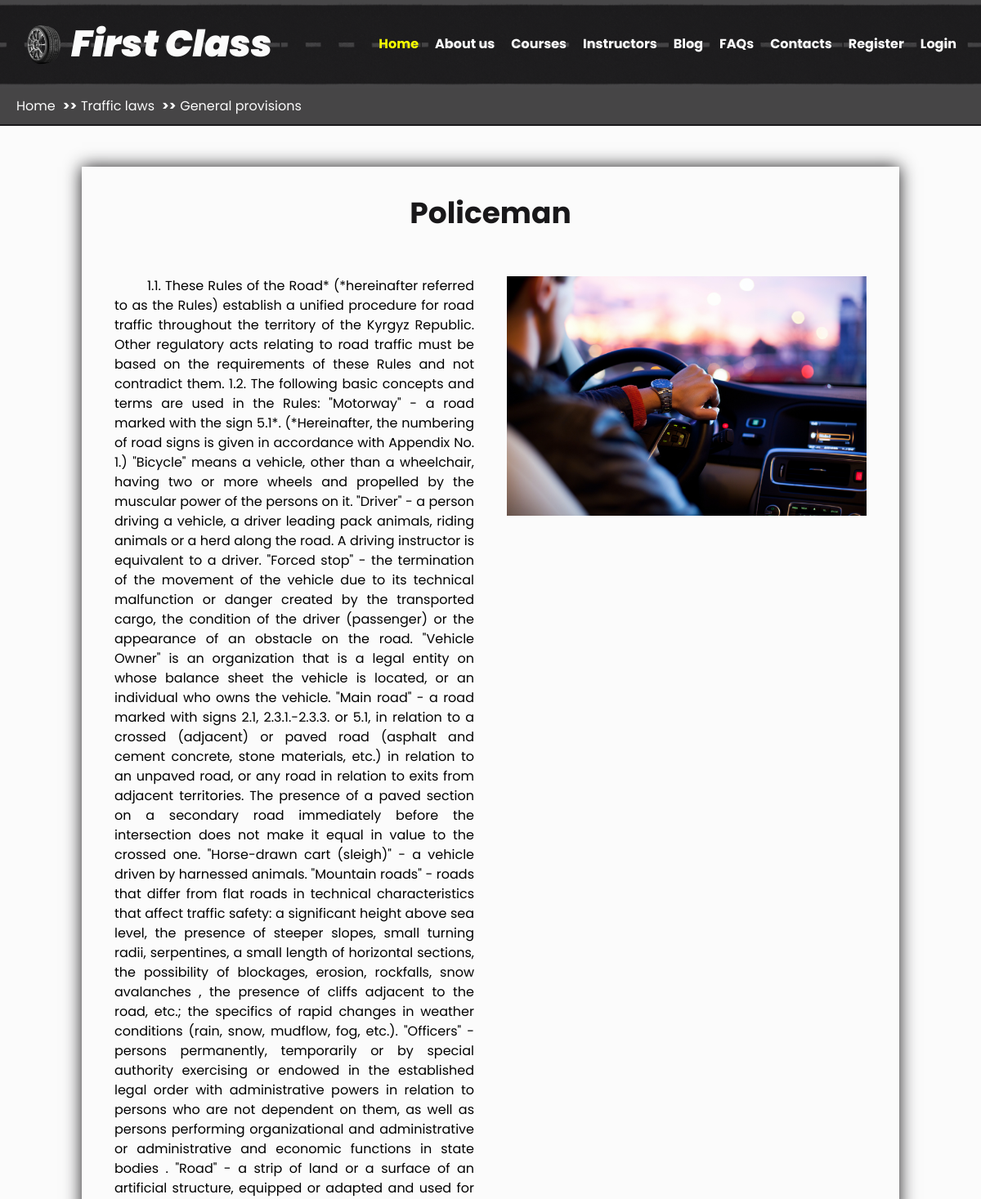
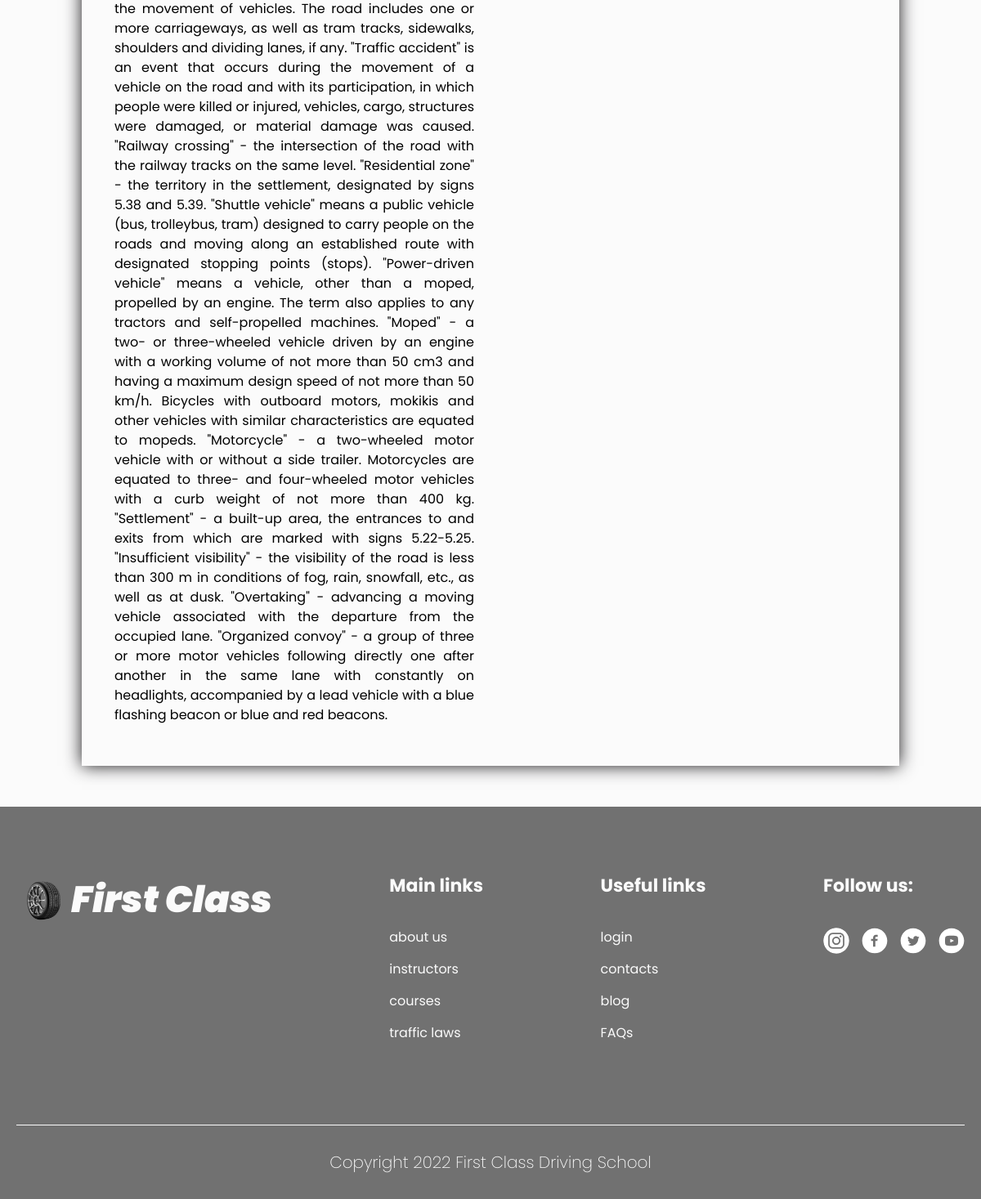
The page /traffic_laws/2/traffic_laws_info on the database its author committed (2 pictures, top to bottom).
### mainpage/models.py (models this page shows, shortened)
class Traffic_Rule(models.Model):
    image = models.ImageField(upload_to='')
    title = models.CharField(max_length=100)
    description = models.TextField()

### mainpage/views.py (the view)
# urls.py: path('traffic_laws/<int:id>/traffic_laws_info', views.Traffic_RulesDetailView.as_view(), name='traffic_laws_info'),
class Traffic_RulesDetailView(generic.DetailView):
    template_name = 'traffic_laws_info.html'
    def get_object(self, **kwargs):
        traffic_rule_id = self.kwargs.get('id')
        return get_object_or_404(models.Traffic_Rule, id=traffic_rule_id)

### templates/traffic_laws_info.html (shortened to what this page needs)
<!DOCTYPE html>
{% load static %}
<html lang="en">
<head>
    <link rel="stylesheet" href="{% static 'css/reset.css' %}">
    <link rel="stylesheet" href="{% static 'css/main.css' %}">
</head>
<body>
    <header class="header">
        <div class="header__top">
            <div class="container">
                <div class="header__top-inner">
                    <a href="{% url 'home' %}" class="header__logo logo">
                        First Class
                    </a>
                    <div class="header__menu menu">
                        <nav class="navbar">
                                <ul class="navbar__list">
                                    <li class="navbar__item">
                                        <a href="{% url 'home' %}" class="navbar__link active">Home</a>
                                    </li>
                                    <li class="navbar__item">
                                        <a href="{% url 'about_us' %}" class="navbar__link">About us</a>
                                    </li>
                                    <li class="navbar__item">
                                        <a href="{% url 'courses' %}" class="navbar__link">Courses</a>
                                    </li>
                                    <li class="navbar__item">
                                        <a href="{% url 'instructors' %}" class="navbar__link">Instructors</a>
                                    </li>
                                    <li class="navbar__item">
                                        <a href="{% url 'blogs' %}" class="navbar__link">Blog</a>
                                    </li>
                                    <li class="navbar__item">
                                        <a href="{% url 'frequently_asked_questions' %}" class="navbar__link">FAQs</a>
                                    </li>
                                    <li class="navbar__item">
                                        <a href="{% url 'contacts' %}" class="navbar__link">Contacts</a>
                                    </li>
                                    <li class="navbar__item">
                                        <a class="navbar__link" href="/registration/">Register</a>
                                    </li>
                                    {% if request.user.is_authenticated %}
       <li class="navbar__item">
                                        <a class="navbar__link" href="/logout/">Logout</a>
                                    </li>
        {% else %}
       <li class="navbar__item">
                                        <a class="navbar__link" href="/login/">Login</a>
                                    </li>
        {% endif %}
                                </ul>
                            </nav>
                    </div>
                </div>
            </div>
        </div>
    </header>
    <div class="breadcrumb">
        <div class="container">
            <ul class="breadcrumb__list">
                <li class="breadcrumb__item">
                    <a href="{% url 'home' %}" class="breadcrumb__link">Home</a>
                </li>
                <li class="breadcrumb__item">
                    <a href="{% url 'traffic_laws' %}" class="breadcrumb__link">Traffic laws</a>
                </li>
                <li class="breadcrumb__item">
                    <a href="#" class="breadcrumb__link">General provisions</a>
                </li>
            </ul>
        </div>
    </div>
    <main class="trafficsinfo">
        <section class="trafficsinfo__inner">
            <div class="container">
                <div class="trafficsinfo__rule">
                    <h2 class="trafficsinfo__title">{{object.title}}</h2>
                    <div class="trafficsinfo__rule-inner">
                        <div class="trafficsinfo__rule-item">
                            <img src="{{object.image.url}}" alt="traffics rule" class="trafficsinfo__img">
                        </div>
                        <div class="trafficsinfo__rule-item">
                            {{object.description}}
                        </div>
                    </div>
                </div>
            </div>
        </section>
    </main>
     <footer class="footer">
        <div class="container">
            <div class="footer__inner">
                <div class="footer__column">
                    <a href="{% url 'home' %}" class="footer__logo logo">
                        First Class
                    </a>
                </div>
                <div class="footer__column">
                    <h3 class="footer__column-title">Main links</h3>
                    <a href="{% url 'about_us' %}" class="footer__column-link">about us</a>
                    <a href="{% url 'instructors' %}" class="footer__column-link">instructors</a>
                    <a href="{% url 'courses' %}" class="footer__column-link">courses</a>
                    <a href="{% url 'traffic_laws' %}" class="footer__column-link">traffic laws</a>
                </div>
                <div class="footer__column">
                    <h3 class="footer__column-title">Useful links</h3>
                    <a href="/login/" class="footer__column-link">login</a>
                    <a href="{% url 'contacts' %}" class="footer__column-link">contacts</a>
                    <a href="{% url 'blogs' %}" class="footer__column-link">blog</a>
                    <a href="{% url 'frequently_asked_questions' %}" class="footer__column-link">FAQs</a>
                </div>
                <div class="footer__column socials">
                    <h3 class="footer__column-title socials__ешеду">Follow us:</h3>
                    <ul class="socials__list">
                        <li class="socials__item">
                            <a href="https://instagram.com" class="footer__column-link socials__link">
                            </a>
                        </li>
                        <li class="socials__item">
                            <a href="https://facebook.com" class="footer__column-link socials__link">
                            </a>
                        </li>
                        <li class="socials__item">
                            <a href="https://twitter.com" class="footer__column-link socials__link">
                            </a>
                        </li>
                        <li class="socials__item">
                            <a href="https://youtube.com" class="footer__column-link socials__link">
                            </a>
                        </li>
                    </ul>
                </div>
            </div>
            <p class="footer__privesy">Copyright 2022 First Class Driving School</p>
        </div>
    </footer>
</body>
</html>

### static/css/main.css (style rules this page uses)
body { background-color: #fbfbfb; font-family: Poppins; margin: 0; }
.container { max-width: 1240px; margin: 0 auto; padding: 0 20px; }
.logo { font-size: 45px; font-weight: 900; font-style: italic; color: #fbfbfb; padding-left: 67px; position: relative; }
.logo::before { content: ""; position: absolute; width: 67px; height: 67px; left: 67px; background-image: url(../images/car-wheel.png); background-size: cover; -webkit-transform: translateX(-100%); -ms-transform: translateX(-100%); transform: translateX(-100%); }
.breadcrumb { background-color: rgba(25, 24, 26, 0.8); border-bottom: 2px solid #19181a; }
.breadcrumb__list { display: -webkit-box; display: -ms-flexbox; display: flex; -webkit-box-align: center; -ms-flex-align: center; align-items: center; padding: 10px 0; }
.breadcrumb__item:not(:last-child)::after { display: inline-block; content: ">>"; margin: 0 0.3rem; font-weight: bold; color: #fbfbfb; }
.breadcrumb__link { color: #fbfbfb; -webkit-transition: all 0.2s linear 0.2s; -o-transition: all 0.2s linear 0.2s; transition: all 0.2s linear 0.2s; }
.header__top { background-image: -webkit-gradient(linear, left top, right top, from(rgba(25, 24, 26, 0.8)), to(rgba(25, 24, 26, 0.8))), url(../images/Road.webp); background-image: -o-linear-gradient(left, rgba(25, 24, 26, 0.8) 0%, rgba(25, 24, 26, 0.8) 100%), url(../images/Road.webp); background-image: linear-gradient(90deg, rgba(25, 24, 26, 0.8) 0%, rgba(25, 24, 26, 0.8) 100%), url(../images/Road.webp); background-position: 0 0; background-repeat: repeat; background-size: contain; z-index: 10; position: -webkit-sticky; position: sticky; top: 0; left: 0; }
.header__top-inner { display: -webkit-box; display: -ms-flexbox; display: flex; -webkit-box-align: center; -ms-flex-align: center; align-items: center; -webkit-box-pack: justify; -ms-flex-pack: justify; justify-content: space-between; padding: 20px 0; }
.header__menu .navbar__list { display: -webkit-box; display: -ms-flexbox; display: flex; }
.header__menu .navbar__item { padding: 10px; }
.header__menu .navbar__link { font-weight: bold; color: #fbfbfb; -webkit-transition: all 0.2s linear 0.2s; -o-transition: all 0.2s linear 0.2s; transition: all 0.2s linear 0.2s; }
.header__menu .navbar__link.active { color: #f6ff00; }
.footer { background-color: #717171; color: #fbfbfb; padding-top: 50px; }
.footer__inner { display: -webkit-box; display: -ms-flexbox; display: flex; -webkit-box-pack: justify; -ms-flex-pack: justify; justify-content: space-between; padding-bottom: 100px; border-bottom: 1px solid #fbfbfb; }
.footer__column { display: -webkit-box; display: -ms-flexbox; display: flex; -webkit-box-orient: vertical; -webkit-box-direction: normal; -ms-flex-direction: column; flex-direction: column; margin-top: 30px; }
.footer__column-title { margin-bottom: 20px; font-size: 22px; }
.footer__column-link { color: #fbfbfb; -webkit-transition: 0.5s; -o-transition: 0.5s; transition: 0.5s; margin-top: 15px; }
.footer__privesy { text-align: center; font-size: 20px; font-weight: 200; padding: 30px 0 30px; }
.socials__list { display: -webkit-box; display: -ms-flexbox; display: flex; margin-top: 15px; }
.socials__item + .socials__item { margin-left: 15px; }
.socials__link svg { width: 32px; height: 32px; -webkit-transition: 0.5s; -o-transition: 0.5s; transition: 0.5s; border-radius: 50%; }
.trafficsinfo { margin: 50px 0; }
.trafficsinfo__inner { padding: 30px 0; width: 1000px; margin: 0 auto; -webkit-box-shadow: 0 0 20px 0 #19181a; box-shadow: 0 0 20px 0 #19181a; }
.trafficsinfo__title { font-size: 36px; font-weight: bold; text-align: center; color: #19181a; margin-bottom: 30px; }
.trafficsinfo__rule-inner { display: -webkit-box; display: -ms-flexbox; display: flex; -webkit-box-orient: horizontal; -webkit-box-direction: reverse; -ms-flex-direction: row-reverse; flex-direction: row-reverse; }
.trafficsinfo__rule-item { width: 500px; padding: 20px; text-align: justify; text-indent: 40px; }

### rows shown on the page
Traffic_Rule: title "Policeman", image (picture), description "1.1. These Rules of the Road* (*hereinafter referred to as the Rules) establish a unified procedure for road traffic throughout the territory of the Kyrgyz Republic. Other regulatory acts relating to road traffic must be based on the requirements of these Rules and not contradict them. 1.2. The following basic concepts and terms are used in the Rules: \"Motorway\" - a road marked with the sign 5.1*. (*Hereinafter, the numbering of road signs is given in accordance with Appendix No. 1.) \"Bicycle\" means a vehicle, other than a wheelchair, having two or more wheels and propelled by the muscular power of the persons on it. \"Driver\" - a person driving a vehicle, a driver leading pack animals,…"
